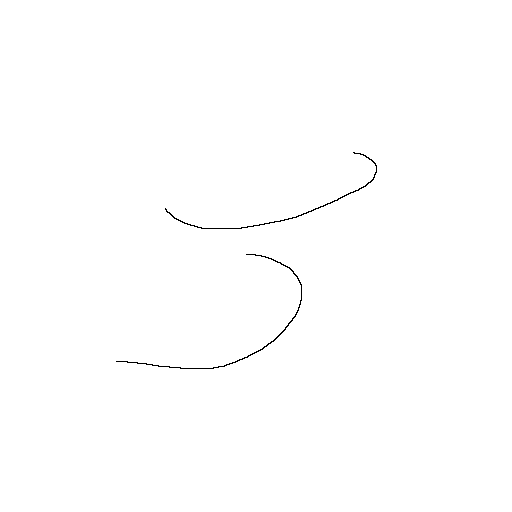
#> input picture temp/query_img.png, 512 x 512 px
$ python derivation.py
#> lines starting #> are read from the running program, lines starting #| are printed output that depends on the picture; after the words box and inside, x2 and y2 are one past the last pixel; in counts of white or black regions, pixels touching at a corner belong together
import numpy as np
import cv2
from skimage import color
import matplotlib.pyplot as plt
import imageio

img = cv2.imread("temp/query_img.png")
#> img is the input picture: shape (512, 512, 3); 99.7% white; black in thin lines or dots, all inside (x1, y1, x2, y2) = (116, 152, 377, 369)
img = color.rgb2gray(img)
x , y = np.gradient(img)
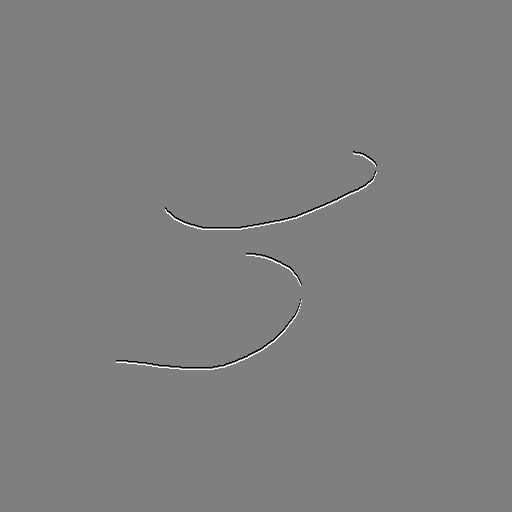
#> x: shape (512, 512) float64; min -0.5, max 0.5, mean 0; drawn with min black and max white
xx , xy = np.gradient(x)
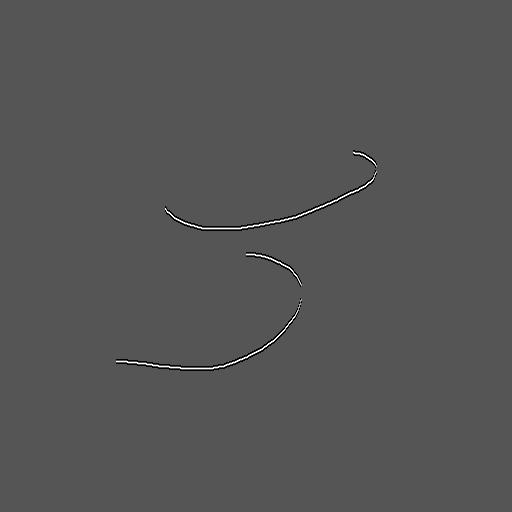
#> xx: shape (512, 512) float64; min -0.25, max 0.5, mean 0; drawn with min black and max white
yx , yy = np.gradient(y)

Iup =  (1 + np.square(x))*yy - 2*x*y*xy + (1 + np.square(y))*xx
Idown = np.power((2*(1 + np.square(x) + np.square(y))),3/2)
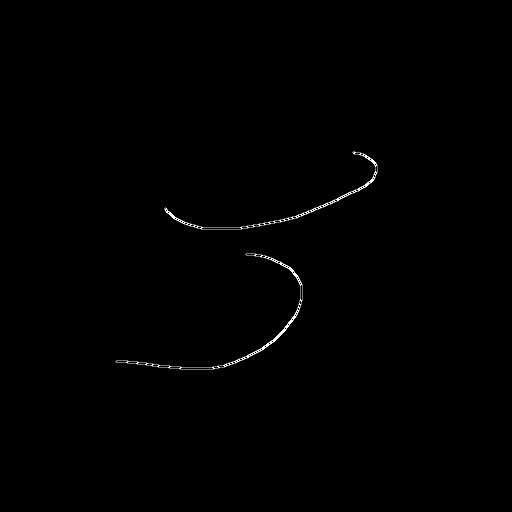
#> Idown: shape (512, 512) float64; min 2.83, max 5.2, mean 2.84; drawn with min black and max white

final = Iup/Idown
final = abs(final)
# print(final.max())
final = (final - final.min())/(final.max() - final.min())
final = final * 255
final = final.astype(np.uint8)
plt.imshow(final)
imageio.imwrite("figure.jpg", final)
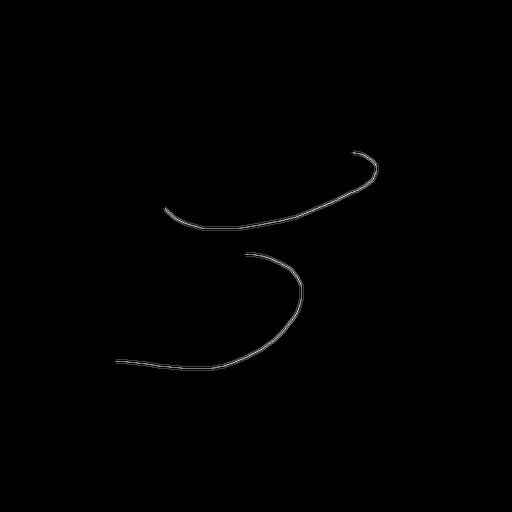
#> saved as figure.jpg: shape (512, 512); min 0, max 255, mean 0.9
